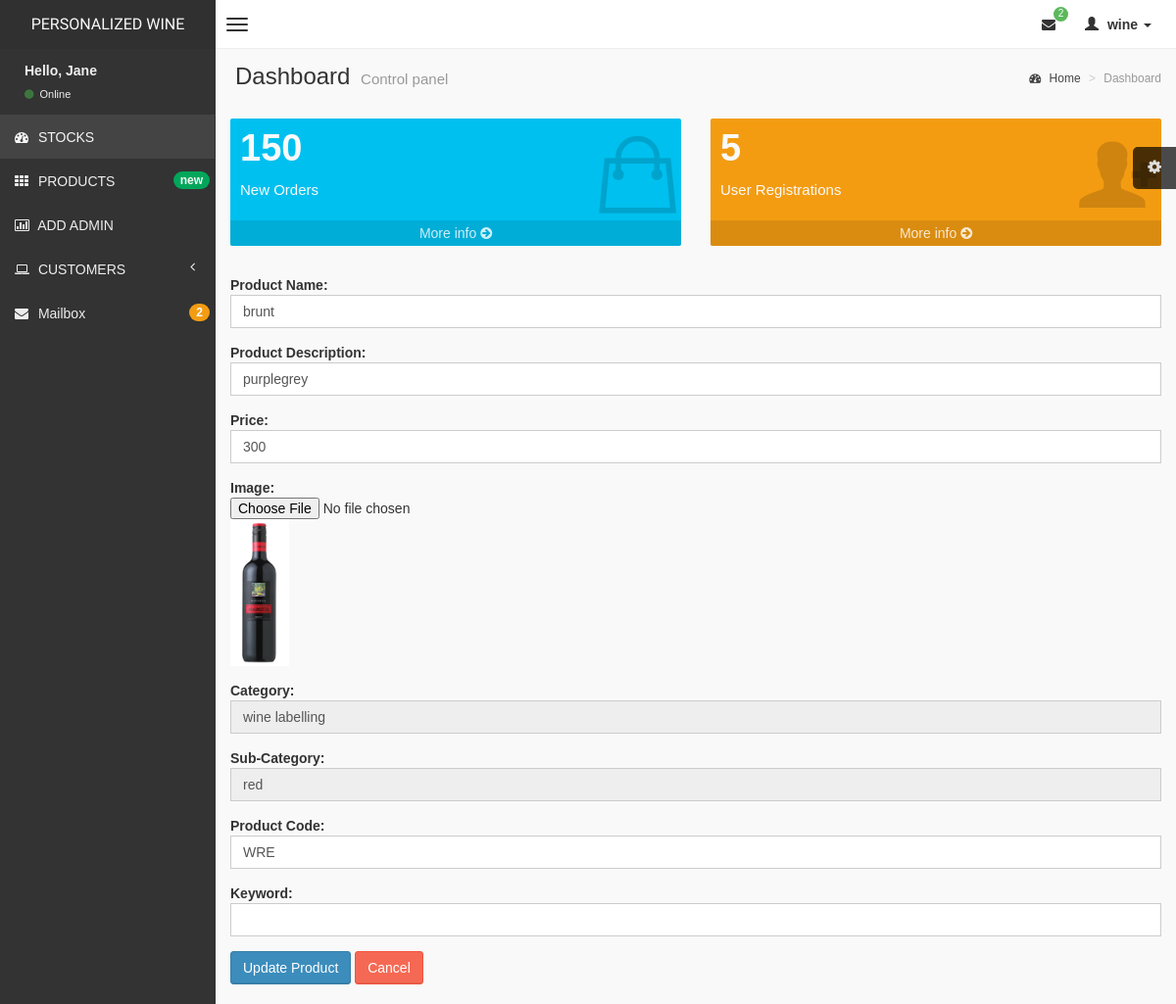
The page /admin/update_product.php?product_id=4 (signed in) on the database its author committed.
### tables this page shows
CREATE TABLE `product` (
  `product_id` int(100) NOT NULL,
  `product_name` varchar(255) NOT NULL,
  `product_desc` text NOT NULL,
  `product_price` int(100) NOT NULL,
  `product_image` text NOT NULL,
  `product_code` varchar(255) DEFAULT NULL,
  `date_created` datetime DEFAULT CURRENT_TIMESTAMP,
  `keyword` varchar(255) NOT NULL
);

CREATE TABLE `stock` (
  `stock_id` int(100) NOT NULL,
  `category` varchar(256) DEFAULT NULL,
  `sub_category` varchar(256) DEFAULT NULL,
  `quantity` varchar(256) DEFAULT NULL,
  `product_code` varchar(256) DEFAULT NULL,
  `date_created` datetime DEFAULT CURRENT_TIMESTAMP
);

### admin/update_product.php (the view, shortened to what this page needs)
<?php include("includes/header.php") ?>
<?php
if (isset($_GET['product_id'])) {
    $id = $_GET['product_id'];
    $psql = "SELECT product.* ,stock.category, stock.sub_category FROM product JOIN stock ON product.product_code=stock.product_code WHERE product_id='{$id}'";
    $result_psql = mysqli_query($connection, $psql);
    if ($result_psql->num_rows > 0) {
        while ($rows = mysqli_fetch_assoc($result_psql)) {
            $product_name = $rows['product_name'];
            $product_desc = $rows['product_desc'];
            $product_price = $rows['product_price'];
            $product_image = $rows['product_image'];
            $category = $rows['category'];
            $sub_category = $rows['sub_category'];
            $product_code = $rows['product_code'];
            $keyword = $rows['keyword'];
        }
    }
}
?>
<section class="content">
    <div class="row">
        <div class="col-lg-6 col-xs-6">
            <div class="small-box bg-aqua">
                <div class="inner">
                    <h3>
                        150
                    </h3>
                    <p>
                        New Orders
                    </p>
                </div>
                <div class="icon">
                    <i class="ion ion-bag"></i>
                </div>
                <a href="#" class="small-box-footer">
                    More info <i class="fa fa-arrow-circle-right"></i>
                </a>
            </div>
        </div>
        <div class="col-lg-6 col-xs-6">
            <div class="small-box bg-yellow">
                <div class="inner">
                    <h3>
                        <?php
                        $review_query = "SELECT * FROM subscribers";
                        $reviews_result = mysqli_query($connection, $review_query);
                        $count = mysqli_num_rows($reviews_result);
                        if ($count > 0) {
                            echo $count;
                        } else {
                            echo NULL;
                        }
                        ?> </h3>
                    <p>
                        User Registrations
                    </p>
                </div>
                <div class="icon">
                    <i class="ion ion-person-add"></i>
                </div>
                <a href="#" class="small-box-footer">
                    More info <i class="fa fa-arrow-circle-right"></i>
                </a>
            </div>
        </div>
    </div>
    <div class="row">
        <div class="col-xs-12 connectedSortable">
            <form method="POST" action="update_product.php" enctype="multipart/form-data">
                <div class="form-group">
                    <b>Product Name:
                        <input type="text" class="form-control" name="product_name" value="<?php echo $product_name; ?>" />
                    </b>
                </div>
                <div class="form-group">
                    <b>Product Description:
                        <input type="text" class="form-control" name="product_desc" value="<?php echo $product_desc; ?>" />
                    </b>
                </div>
                <div class="form-group">
                    <b>Price:
                        <input type="number" class="form-control" name="product_price" value="<?php echo $product_price; ?>" />
                    </b>
                </div>
                <div class="form-group">
                    <b>Image:
                        <input type="file" name="product_image" placeholder="front" /><img src="product_image/<?php echo $product_image; ?>" height="150px" width="60px" />
                    </b>
                </div>
                <div class="form-group">
                    <b>Category:
                        <input type="text" class="form-control" name="category" value="<?php echo $category; ?>" readonly />
                    </b>
                </div>
                <div class="form-group">
                    <b>Sub-Category:
                        <input type="text" class="form-control" name="subcategory" value="<?php echo $sub_category; ?>" readonly />
                    </b>
                </div>
                <div class="form-group">
                    <b>Product Code:
                        <input type="text" class="form-control" name="product_code" value="<?php echo $product_code; ?>" />
                    </b>
                </div>
                <div class="form-group">
                    <b>Keyword:
                        <input type="text" class="form-control" name="keyword" value="<?php echo $keyword; ?>" />
                    </b>
                </div>
                <button type="submit" id="upload" name="update" class="btn btn-primary">Update Product</button>
                <a href="allproduct.php" class="btn btn-danger">Cancel</a>
            </form>
        </div>
    </div>
    </div>
</body>
</html>

### admin/css/AdminLTE.css (style rules this page uses)
html, body { overflow-x: hidden !important; font-family: "Source Sans Pro", sans-serif; -webkit-font-smoothing: antialiased; min-height: 100%; background: #f9f9f9; }
a { color: #3c8dbc; }
.content { padding: 20px 15px; background: #f9f9f9; }
h1, h2, h3, h4, h5, h6, .h1, .h2, .h3, .h4, .h5, .h6 { font-family: "Source Sans Pro", sans-serif; }
img { max-width: 100%important; }
.bg-red, .bg-yellow, .bg-aqua, .bg-blue, .bg-light-blue, .bg-green, .bg-navy, .bg-teal, .bg-olive, .bg-lime, .bg-orange, .bg-fuchsia, .bg-purple, .bg-maroon, .bg-black { color: #f9f9f9 !important; }
.bg-yellow { background-color: #f39c12 !important; }
.bg-aqua { background-color: #00c0ef !important; }
.form-control { -webkit-border-radius: 0px !important; -moz-border-radius: 0px !important; border-radius: 0px !important; box-shadow: none; }
.small-box { position: relative; display: block; -webkit-border-radius: 2px; -moz-border-radius: 2px; border-radius: 2px; margin-bottom: 15px; }
.small-box > .inner { padding: 10px; }
.small-box > .small-box-footer { position: relative; text-align: center; padding: 3px 0; color: #fff; color: rgba(255, 255, 255, 0.8); display: block; z-index: 10; background: rgba(0, 0, 0, 0.1); text-decoration: none; }
.small-box h3 { font-size: 38px; font-weight: bold; margin: 0 0 10px 0; white-space: nowrap; padding: 0; }
.small-box p { font-size: 15px; }
.small-box h3, .small-box p { z-index: 5px; }
.small-box .icon { position: absolute; top: auto; bottom: 5px; right: 5px; z-index: 0; font-size: 90px; color: rgba(0, 0, 0, 0.15); }
.btn { font-weight: 500; -webkit-border-radius: 3px; -moz-border-radius: 3px; border-radius: 3px; border: 1px solid transparent; -webkit-box-shadow: inset 0px -2px 0px 0px rgba(0, 0, 0, 0.09); -moz-box-shadow: inset 0px -2px 0px 0px rgba(0, 0, 0, 0.09); box-shadow: inset 0px -1px 0px 0px rgba(0, 0, 0, 0.09); }
.btn.btn-primary { background-color: #3c8dbc; border-color: #367fa9; }
.btn.btn-danger { background-color: #f56954; border-color: #f4543c; }

### rows shown on the page
product: product_name "brunt", product_desc "purplegrey", product_price "300", product_image (picture), category "wine labelling", subcategory "red", product_code "WRE"

### other values the page prints
$count "2"
$_SESSION['username'] "wine"
$count "5"
